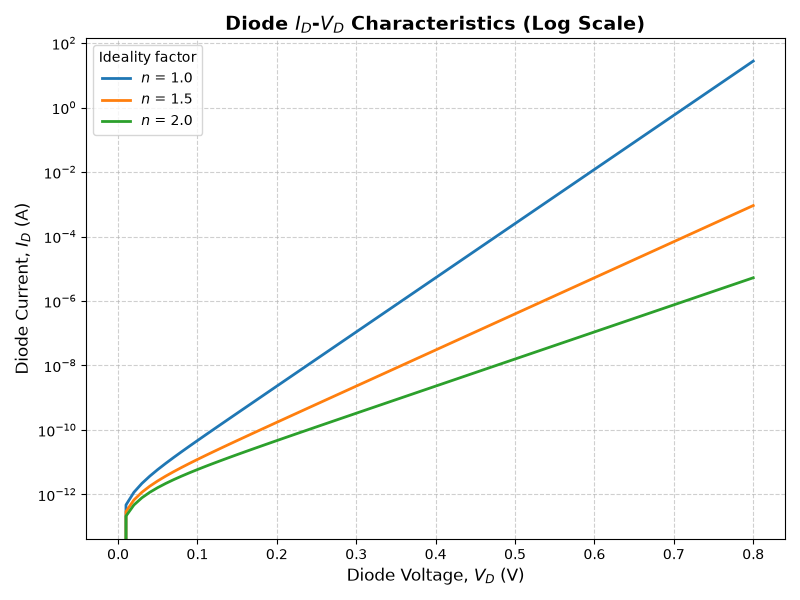

This chart was generated by the following Python code:
import numpy as np
import matplotlib.pyplot as plt

IS = 1e-12       # A, reverse saturation current (fixed)
Vt = 0.02585        # V, thermal voltage at room temperature
n_list = [1.0, 1.5, 2.0]

vd = np.arange(0, 0.8 + 1e-9, 0.01)  # 0 to 0.8 V in 0.01 V steps

diode_data = {}
for n in n_list:
    id_ = IS * (np.exp(vd / (n * Vt)) - 1)
    diode_data[n] = id_

plt.figure(2, figsize=(8, 6))
for n in n_list:
    plt.semilogy(vd, diode_data[n], linewidth=2, label=f'$n$ = {n}')

plt.title('Diode $I_D$-$V_D$ Characteristics (Log Scale)',
          fontsize=14, fontweight='bold')
plt.xlabel('Diode Voltage, $V_D$ (V)', fontsize=12)
plt.ylabel('Diode Current, $I_D$ (A)', fontsize=12)
plt.legend(title='Ideality factor')
plt.grid(True, which='both', linestyle='--', alpha=0.6)
plt.tight_layout()
plt.savefig('diode_iv_log.png', dpi=300)
plt.show()
